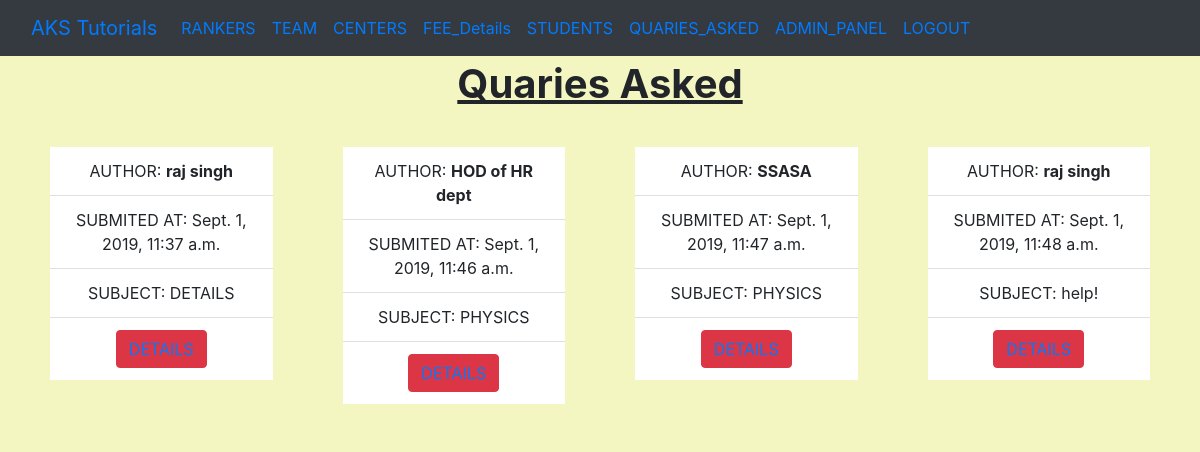
/qlist/ (signed in), run on the app's committed database.
### cooperate/models.py (models this page shows, shortened)
class quaries(models.Model):
    author = models.CharField(max_length=200)
    subject = models.CharField(max_length=400)
    email = models.EmailField()
    contact = models.PositiveIntegerField()
    text = models.TextField()
    created_data = models.DateTimeField(default = timezone.now)

### cooperate/views.py (the view)
# urls.py: path('qlist/', views.quarieslistview.as_view(), name='quaries_list'),
class  quarieslistview(ListView):
    context_object_name = 'quary'
    model = quaries

### cooperate/templates/cooperate/quaries_list.html (shortened to what this page needs)
{% extends "cooperate/base.html" %}
{% block content %}
<div class="container-fluid" style="text-align:center; padding-top:60px;">
  <h1><u><b>Quaries Asked</b></u></h1>
  <div class="container-fluid">
    <div class="row">
      {% if user.is_authenticated %}
      {% for q in quary %}
<div class="card col-12 col-sm-6 col-md-3" style=" border:none; align:center; background:#F4F6C1;">
<div class="card-body" style="padding-buttom:5px; text-align:center;">
  <ul class="list-group list-group-flush">
<li class="list-group-item" style="text-align:center;">AUTHOR: <strong> {{ q.author }}</strong></li>
  <li class="list-group-item">SUBMITED AT: {{ q.created_data }}</li>
<li class="list-group-item">SUBJECT: {{ q.subject }}</li>
  <li class="list-group-item"><button class="btn btn-large btn-danger" style="margin:auto;"><a href="{% url 'cooperate:quaries_detail' pk=q.pk %}">DETAILS</a></button></li>
</ul>
</div>
</div>
      {% endfor %}
        {% endif %}
    </div>
    </div>
</div>
<br><Br>
{% endblock %}

### cooperate/templates/cooperate/base.html (shortened to what this page needs)
<!DOCTYPE html>
{% load staticfiles%}
<html lang="en" dir="ltr">
  <head>
    <link rel="stylesheet" href="https://use.fontawesome.com/releases/v5.7.0/css/all.css">
    <link  href="{% static 'css/main.css' %}" rel="stylesheet">
    <link href="{% static 'css/style.css' %}" rel="stylesheet">
      <link rel="stylesheet" href="https://maxcdn.bootstrapcdn.com/bootstrap/4.3.1/css/bootstrap.min.css">
  </head>
  <body style="background:#F4F6C1; margin: 0"  >
        <nav class="navbar navbar-expand-lg techfont bg-dark  fixed-top">
          <div class="container-fluid">
<span style="color:#ffffff;"><a class='navbar-brand bigbrand' href="{% url 'cooperate:index' %}">AKS Tutorials</a></span>
            <div class="collapse navbar-collapse" id="collapsibleNavbar">
            <ul class="nav navbar-nav">
              <li  class="nav-items"><a class="nav-link" href="{% url 'cooperate:rankers_list' %}">RANKERS</a></li>
              <li class="nav-items"><a class="nav-link" href="{% url 'cooperate:faculties_list' %}">TEAM</a></li>
              <li class="nav-items"><a  class="nav-link" href="{% url 'cooperate:centers_list' %}">CENTERS</a></li>
              <li class="nav-items"><a  class="nav-link" href="{% url 'cooperate:fee_list' %}">FEE_Details</a></li>
                {% if user.is_authenticated %}
              <li  class="nav-items"><a class="nav-link" href="{% url 'cooperate:students_list' %}">STUDENTS</a></li>
              <li  class="nav-items"><a class="nav-link" href="{% url 'cooperate:quaries_list' %}">QUARIES_ASKED</a></li>
              <li  class="nav-items"><a class="nav-link" href="{% url 'admin:index' %}">ADMIN_PANEL</a></li>
              {% else %}
                <li class="nav-items"><a  class="nav-link" href="{% url 'cooperate:contact' %}">REACH_US</a></li>
                  {% endif %}
</ul>
            <ul class="nav navbar-nav navbar-right">
              {% if user.is_authenticated %}
              <li  class="nav-items">
                <a class="nav-link" href="{% url 'logout' %}" >LOGOUT</a>
              </li>
                {% else %}
                <li  class="nav-items"><a class="nav-link" class='nav navbar-right' href="{% url 'login' %}" ><span class="glyphicon glyphicon-user"></span>LOGIN</a></li>
              {% endif %}
            </ul>
  </div>
            </div>
      </nav>
                          {% block content %}
                          {% endblock %}
</html>

### cooperate/templates/cooperate/base.html (style rules this page uses)
a { color:white; }

### data on the page
quaries: author "raj singh", created_data "Sept. 1, 2019, 11:37 a.m.", subject "DETAILS"
quaries: author "HOD of HR dept", created_data "Sept. 1, 2019, 11:46 a.m.", subject "PHYSICS"
quaries: author "SSASA", created_data "Sept. 1, 2019, 11:47 a.m.", subject "PHYSICS"
quaries: author "raj singh", created_data "Sept. 1, 2019, 11:48 a.m.", subject "help!"
